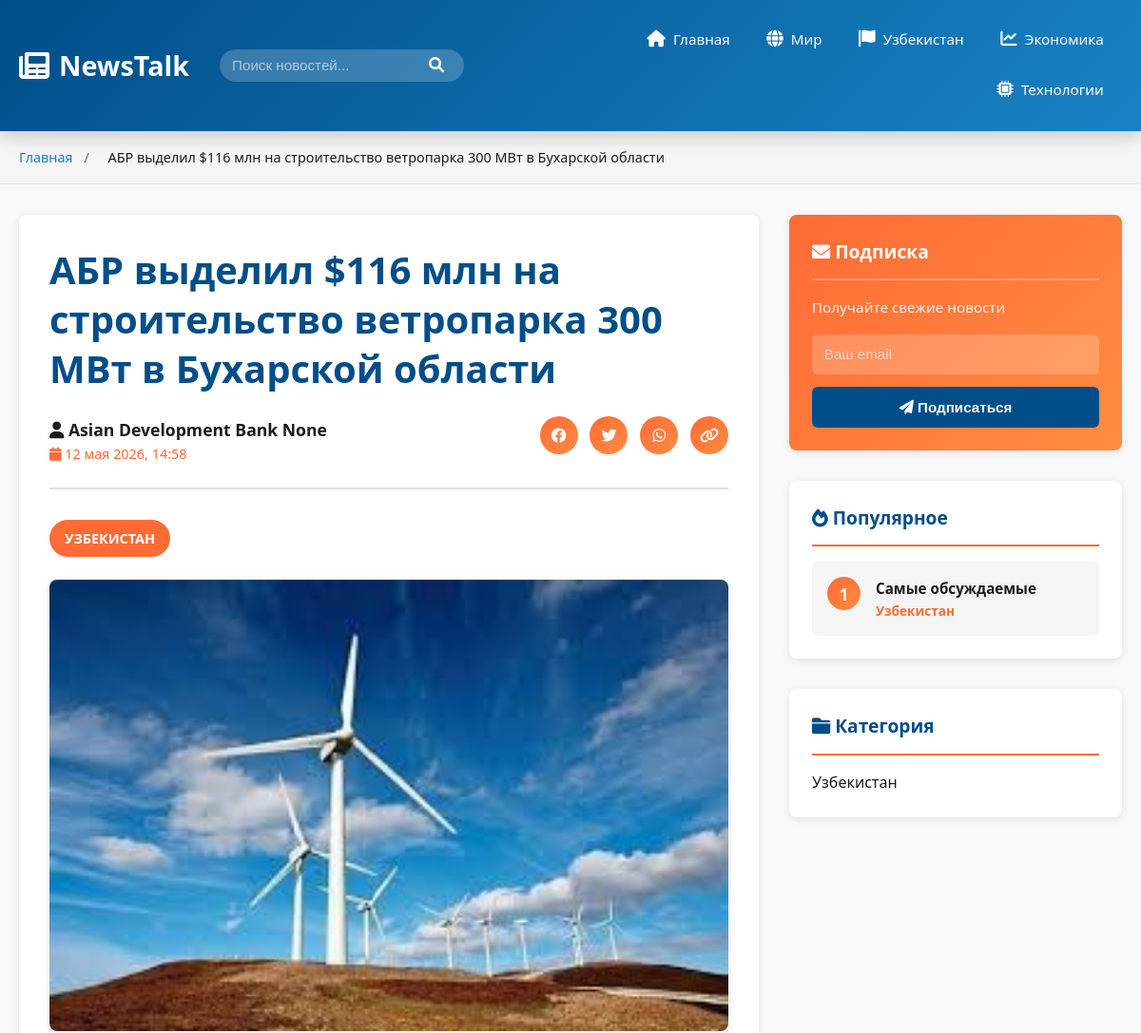
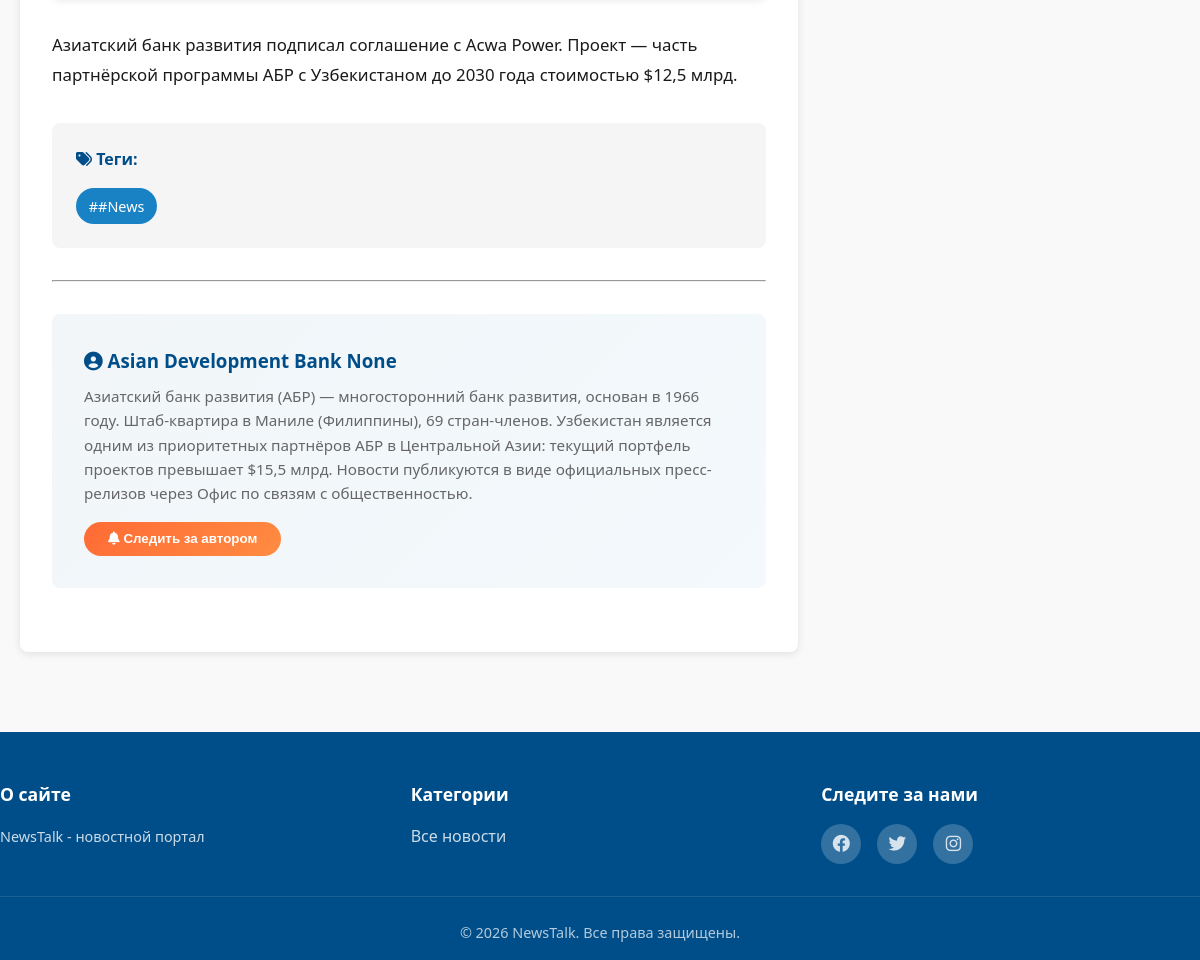
Page /product/10/ on the committed database (2 pictures, top to bottom).
### news_app/models.py (models this page shows, shortened)
class News(models.Model):
    title = models.CharField(max_length=200, verbose_name='Title')
    content = models.TextField()
    image = models.ImageField(null=True, blank=True)
    author = models.ForeignKey(Author, on_delete=models.SET_NULL, null=True)
    category = models.ForeignKey(Category, on_delete=models.CASCADE)
    tags = models.ManyToManyField(Tags)
    created_at = models.DateTimeField(default=timezone.now)
    is_published = models.BooleanField(default=False, verbose_name='Published')
    class Meta:
        verbose_name = 'Новость'
        verbose_name_plural = 'Новости'
        permissions = [
            ('publish_news', 'Может публиковать новости'),
        ]

class Author(models.Model):
    name = models.CharField(max_length=100)
    surname = models.CharField(max_length=100,null=True, blank=True)
    bio = models.TextField()
    image = models.ImageField(null=True, blank=True)

class Category(models.Model):
    name = models.CharField(max_length=100)

class Tags(models.Model):
    tag = models.CharField(max_length=100, null=True, blank=True)

### news_app/views.py (the view)
# urls.py: path('product/<int:pk>/', views.product_detail, name='product_detail'),
def product_detail(request, pk):
    news = get_object_or_404(News, pk=pk)
    return render(request, 'product_detail.html', {'news': news})

### templates/product_detail.html (shortened to what this page needs)
{% load static %}
<!DOCTYPE html>
<html lang="ru">
<head>
    <link rel="stylesheet" href="{% static 'css/main.css' %}">
    <link rel="stylesheet" href="https://cdnjs.cloudflare.com/ajax/libs/font-awesome/6.0.0/css/all.min.css">
</head>
<body>
    <nav class="navbar">
        <div class="navbar-container">
            <div class="navbar-logo">
                <i class="fas fa-newspaper"></i>
                <span>NewsTalk</span>
            </div>
            <div class="nav-search">
                <input type="text" placeholder="Поиск новостей...">
                <button><i class="fas fa-search"></i></button>
            </div>
            <ul class="nav-menu">
                <li><a href="/" class="nav-link"><i class="fas fa-home"></i> Главная</a></li>
                <li><a href="#" class="nav-link"><i class="fas fa-globe"></i> Мир</a></li>
                <li><a href="#" class="nav-link"><i class="fas fa-flag"></i> Узбекистан</a></li>
                <li><a href="#" class="nav-link"><i class="fas fa-chart-line"></i> Экономика</a></li>
                <li><a href="#" class="nav-link"><i class="fas fa-microchip"></i> Технологии</a></li>
            </ul>
        </div>
    </nav>
    <div class="breadcrumb">
        <div class="container">
            <a href="/">Главная</a>
            <span>/</span>
            <span class="current">{{ news.title }}</span>
        </div>
    </div>
    <div class="container">
        <div class="article-container">
            <article class="article-detail">
                <h1 class="article-title">{{ news.title }}</h1>
                <div class="article-header">
                    <div class="author-info">
                        <div>
                            <p class="author-name-detail"><i class="fas fa-user"></i> {{ news.author.name }} {{ news.author.surname }}</p>
                            <p class="article-date"><i class="fas fa-calendar"></i> {{ news.created_at|date:"d E Y, H:i" }}</p>
                        </div>
                    </div>
                    <div class="share-buttons">
                        <a href="#" class="share-btn" title="Facebook"><i class="fab fa-facebook"></i></a>
                        <a href="#" class="share-btn" title="Twitter"><i class="fab fa-twitter"></i></a>
                        <a href="#" class="share-btn" title="WhatsApp"><i class="fab fa-whatsapp"></i></a>
                        <button class="share-btn copy-link" title="Скопировать ссылку"><i class="fas fa-link"></i></button>
                    </div>
                </div>
                <div class="article-category">
                    <span class="badge">{{ news.category.name }}</span>
                </div>
                <div class="article-image">
                    {% if news.image %}
                    <img src="{{ news.image.url }}" alt="{{ news.title }}">
                    {% else %}
                    <img src="{% static 'media/images.jfif' %}" alt="{{ news.title }}">
                    {% endif %}
                </div>
                <div class="article-content">
                    <p>{{ news.content }}</p>
                </div>
                {% if news.tags.all %}
                <div class="article-tags">
                    <h4><i class="fas fa-tags"></i> Теги:</h4>
                    <div class="tags-list">
                        {% for tag in news.tags.all %}
                        <a href="#" class="tag">#{{ tag.tag }}</a>
                        {% endfor %}
                    </div>
                </div>
                {% endif %}
                <hr>
                <div class="author-section">
                    <div class="author-box">
                        <div class="author-details">
                            <h3><i class="fas fa-user-circle"></i> {{ news.author.name }} {{ news.author.surname }}</h3>
                            <p>{{ news.author.bio }}</p>
                            <button class="follow-btn"><i class="fas fa-bell"></i> Следить за автором</button>
                        </div>
                    </div>
                </div>
            </article>
            <aside class="sidebar">
                <div class="sidebar-widget newsletter-widget">
                    <h3 class="widget-title"><i class="fas fa-envelope"></i> Подписка</h3>
                    <p>Получайте свежие новости</p>
                    <form class="newsletter-form">
                        <input type="email" placeholder="Ваш email" required>
                        <button type="submit"><i class="fas fa-paper-plane"></i> Подписаться</button>
                    </form>
                </div>
                <div class="sidebar-widget">
                    <h3 class="widget-title"><i class="fas fa-fire"></i> Популярное</h3>
                    <div class="popular-items">
                        <div class="popular-item">
                            <span class="badge-number">1</span>
                            <div>
                                <h4>Самые обсуждаемые</h4>
                                <p class="popular-category">{{ news.category.name }}</p>
                            </div>
                        </div>
                    </div>
                </div>
                <div class="sidebar-widget">
                    <h3 class="widget-title"><i class="fas fa-folder"></i> Категория</h3>
                    <div class="category-info">
                        <p>{{ news.category.name }}</p>
                    </div>
                </div>
            </aside>
        </div>
    </div>
    <footer class="footer">
        <div class="footer-content">
            <div class="footer-column">
                <h4>О сайте</h4>
                <p>NewsTalk - новостной портал</p>
            </div>
            <div class="footer-column">
                <h4>Категории</h4>
                <ul>
                    <li><a href="#">Все новости</a></li>
                </ul>
            </div>
            <div class="footer-column">
                <h4>Следите за нами</h4>
                <div class="social-icons">
                    <a href="#" class="social-icon"><i class="fab fa-facebook"></i></a>
                    <a href="#" class="social-icon"><i class="fab fa-twitter"></i></a>
                    <a href="#" class="social-icon"><i class="fab fa-instagram"></i></a>
                </div>
            </div>
        </div>
        <div class="footer-bottom">
            <p>&copy; 2026 NewsTalk. Все права защищены.</p>
        </div>
    </footer>
</body>
</html>

### rows in the picture
News: title "АБР выделил $116 млн на строительство ветропарка 300 МВт в Бухарской области", author.name "Asian Development Bank", author.surname "None", created_at "12 мая 2026, 14:58", category.name "УЗБЕКИСТАН", image (picture), content "Азиатский банк развития подписал соглашение с Acwa Power. Проект — часть партнёрской программы АБР с Узбекистаном до 2030 года стоимостью $12,5 млрд.", author.bio "Азиатский банк развития (АБР) — многосторонний банк развития, основан в 1966 году. Штаб-квартира в Маниле (Филиппины), 69 стран-членов. Узбекистан является одним из приоритетных партнёров АБР в Центральной Азии: текущий портфель проектов превышает $15,5 млрд. Новости публикуются в виде официальных пресс-релизов через Офис по связям с общественностью.", category.name "Узбекистан"
Tags: tag "#News"
